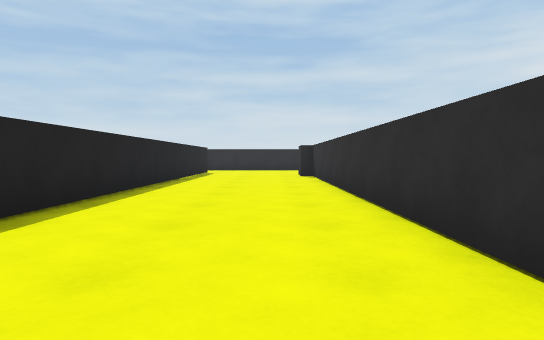
View 1 (above)

24 first-person views from a walk through a scene from a Unity 3-D project. The camera is 0.62 m above the floor, tilts 2° down and sees 75° across. The floor is counted in squares, 1 m on a side. Each view is taken from the middle of a square. On the plan, view 1 faces up. The plan holds only what a view shows up to about 10 squares ahead; the rest is blank. The place goes on beyond the plan.

View 2
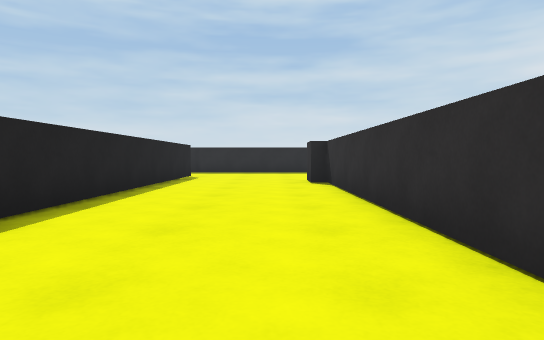

View 3
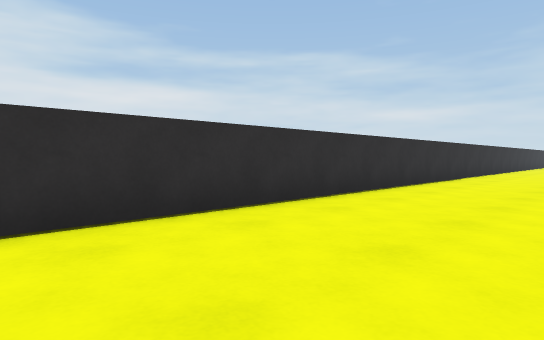

View 4
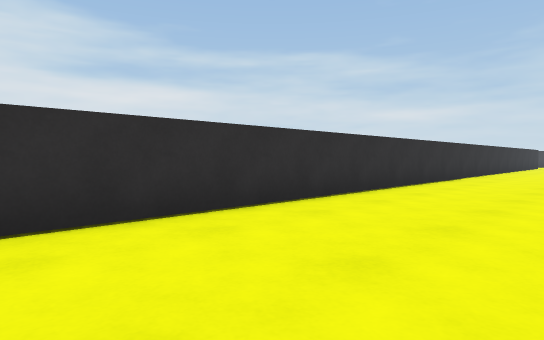

View 5
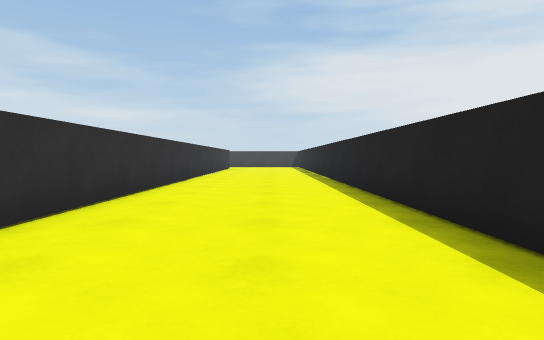

View 6
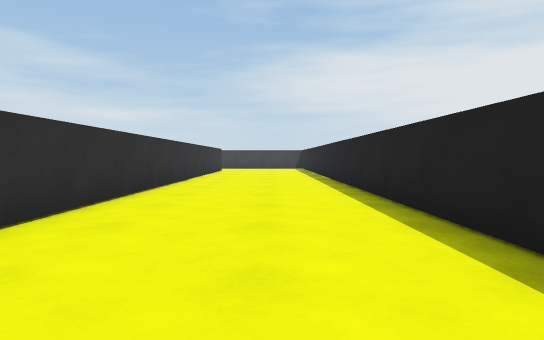

View 7
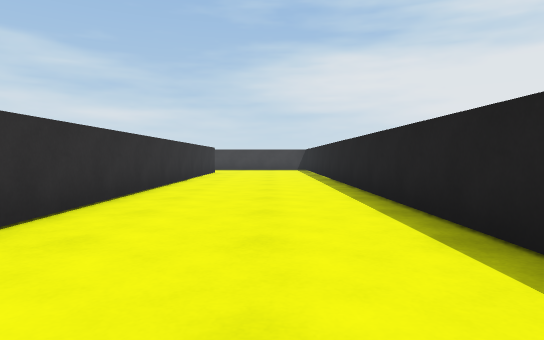

View 8
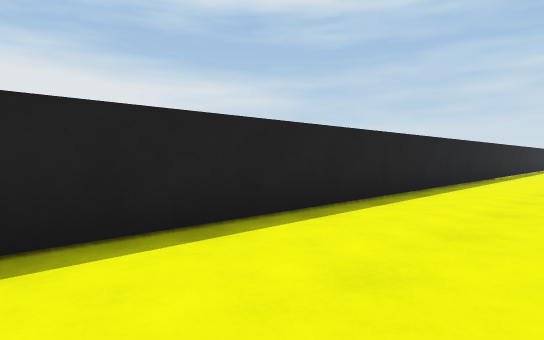

View 9
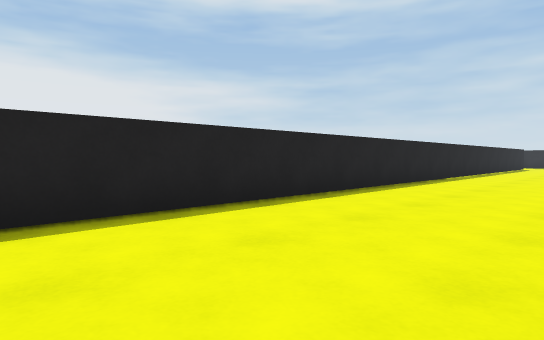

View 10
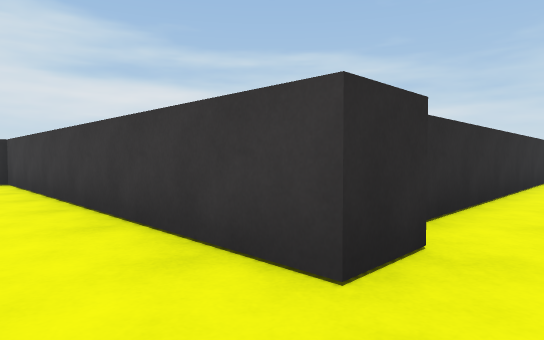

View 11
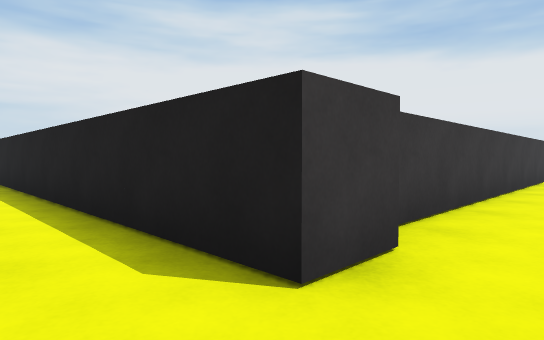

View 12
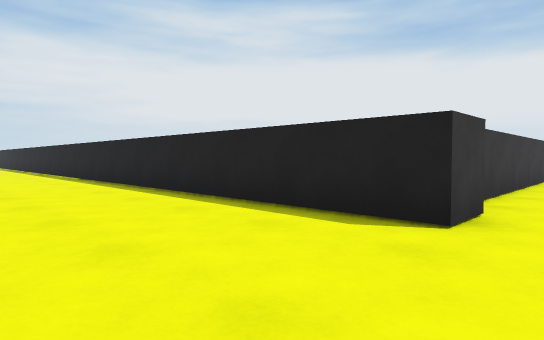

View 13
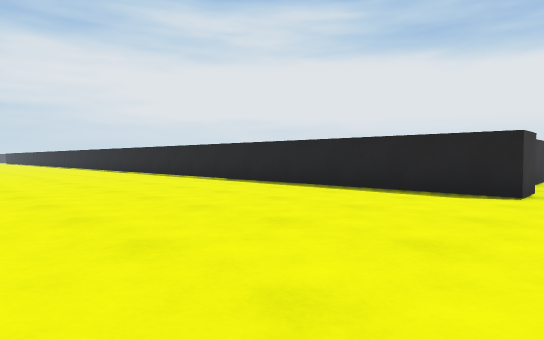

View 14
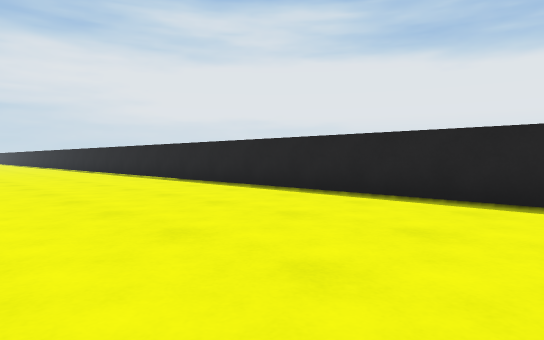

View 15
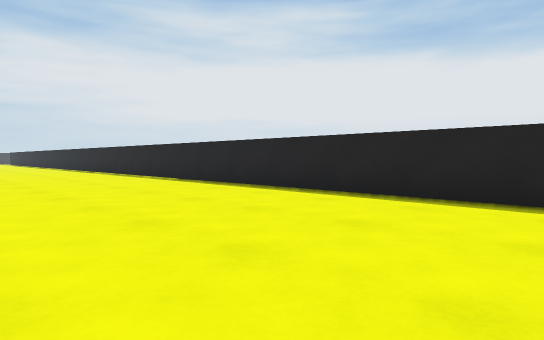

View 16
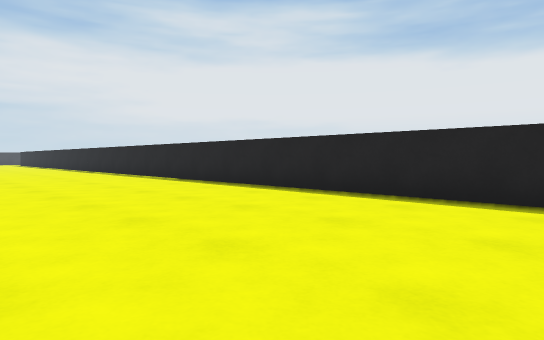

View 17
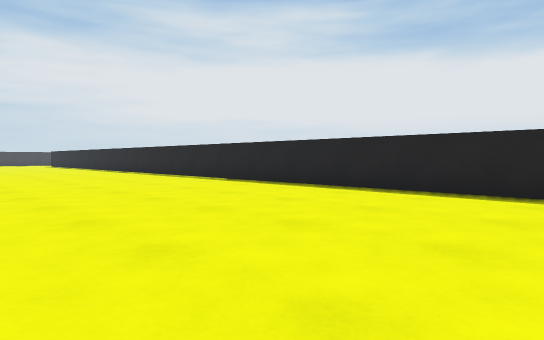

View 18
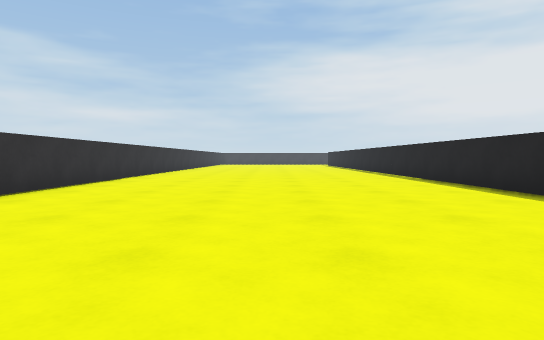

View 19
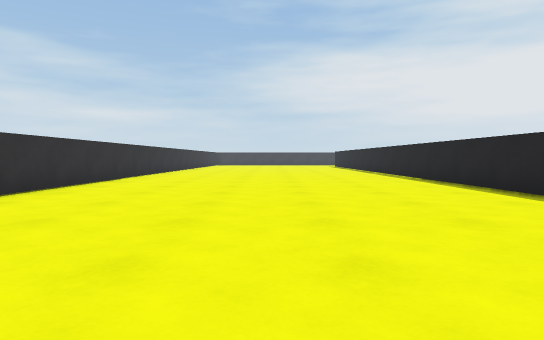

View 20
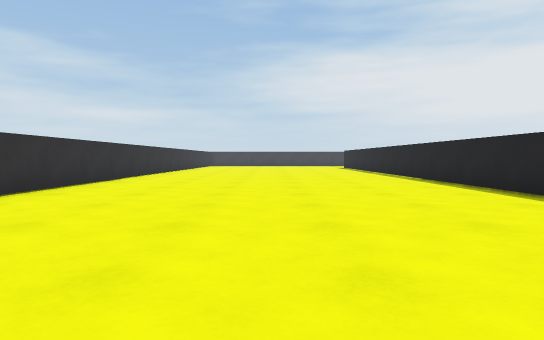

View 21
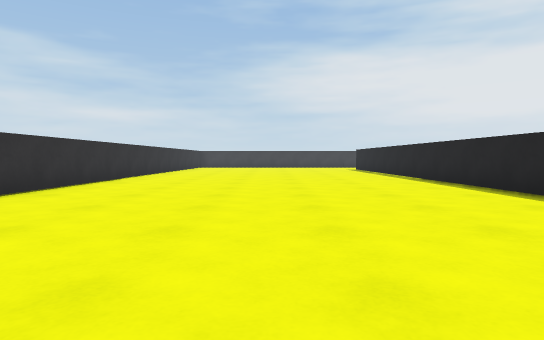

View 22
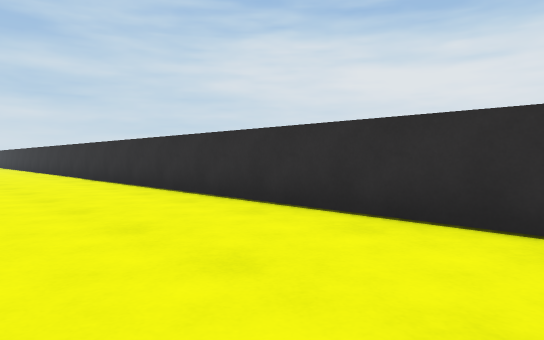

View 23
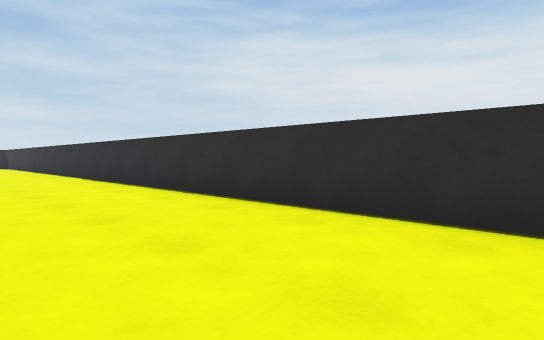

View 24
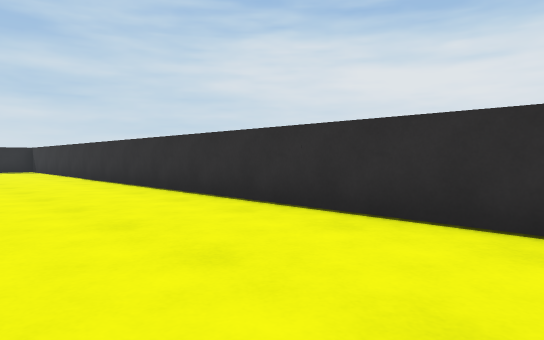

### Floor plan
Points are (right, up) in squares from view 1. A wall is a line through its corners. A room is listed if a view was taken in it or the views show most of it. See-through windows are left out.
Room 1 (views 1, 2, 3, 4, 5, 6, 7, 8, 9, 10)
walls: (-2.7, 13) (-2.7, -19.5); (1.3, -19.5) (1.3, 11.6) (0.9, 11.6) (0.9, 12.6)
ways out: opening at (0, 13.5) to room 2
Room 2 (views 11, 12, 13, 14, 15, 16, 17, 18, 19, 20, 21, 22, 23, 24)
walls: (9.6, 12.9) (10.7, 12.9) (10.7, -19.5); (19.3, -19.5) (19.3, 10.9); (0.9, 12.6) (9.7, 12.6)
ways out: opening at (0, 13.5) to room 1

Where each view was taken, in squares from view 1:
view 1: 0 up, 0 right, facing up
view 2: 3 up, 0 right, facing up
view 3: 4 up, 2 left, facing down-right
view 4: 2 down, 2 left, facing down-right
view 5: 6 down, 1 left, facing down
view 6: 9 down, 1 left, facing down
view 7: 11 down, 1 left, facing down
view 8: 11 down, 0 right, facing up-left
view 9: 7 down, 1 right, facing up-left
view 10: 14 up, 0 right, facing down-right
view 11: 14 up, 12 right, facing down-left
view 12: 14 up, 14 right, facing down-left
view 13: 14 up, 17 right, facing down-left
view 14: 10 up, 16 right, facing down-left
view 15: 5 up, 16 right, facing down-left
view 16: 1 up, 16 right, facing down-left
view 17: 3 down, 17 right, facing down-left
view 18: 3 down, 15 right, facing down
view 19: 6 down, 15 right, facing down
view 20: 9 down, 15 right, facing down
view 21: 12 down, 15 right, facing down
view 22: 11 down, 16 right, facing up-right
view 23: 6 down, 16 right, facing up-right
view 24: 0 up, 16 right, facing up-right
